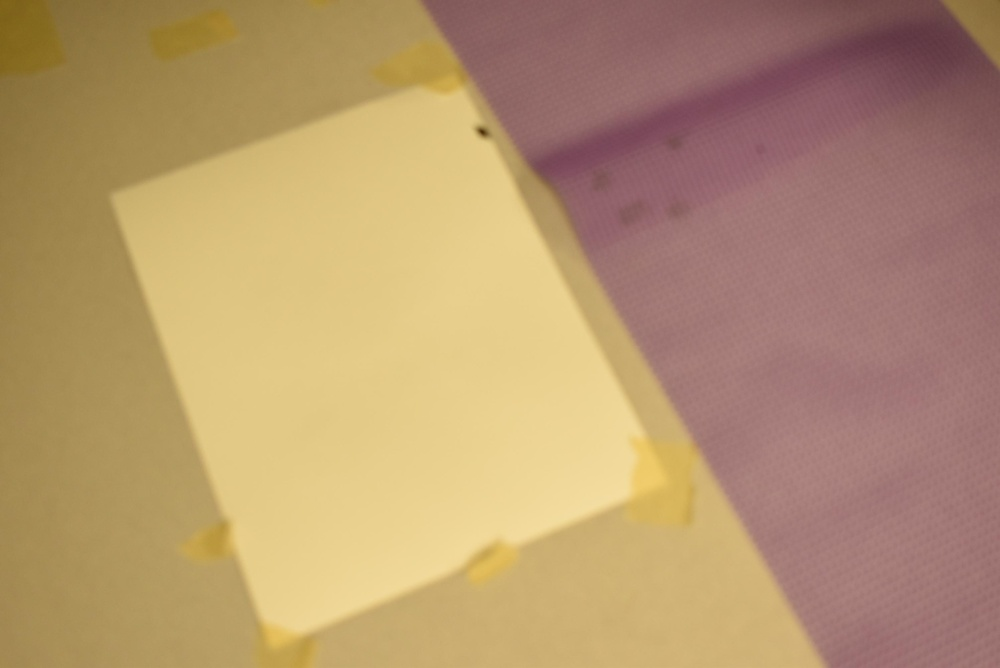
#> input picture src/scripts/calibration/000.jpg, 1000 x 668 px, shrunk from 2992 x 2000 before the run
$ python -i camera.py   (imports and definitions only)
#> lines starting #> are read from the running program, lines starting #| are printed output that depends on the picture; after the words box and inside, x2 and y2 are one past the last pixel; in counts of white or black regions, pixels touching at a corner belong together
#> further down, picture is the input picture: shape (668, 1000, 3); mean B, G, R 110.2, 149.7, 181.7
#! /usr/bin/env python3
import cv2
import numpy as np
import matplotlib.pyplot as plt
import pyrealsense2 as rs
# https://github.com/IntelRealSense/librealsense/blob/master/wrappers/python/examples/opencv_viewer_example.py

class WebCam():
    # [58 lines left out: functions __init__, get_rgb_image, get_depth_image, get_canvas, calibrate_canvas, test, not called in this run]

def increase_brightness(img, value=30):
    # https://stackoverflow.com/questions/32609098/how-to-fast-change-image-brightness-with-python-opencv
#> called with value = 30
    hsv = cv2.cvtColor(img, cv2.COLOR_BGR2HSV)
#> hsv: shape (668, 1000, 3); mean H, S, V 35.7, 100.4, 181.7
    h, s, v = cv2.split(hsv)
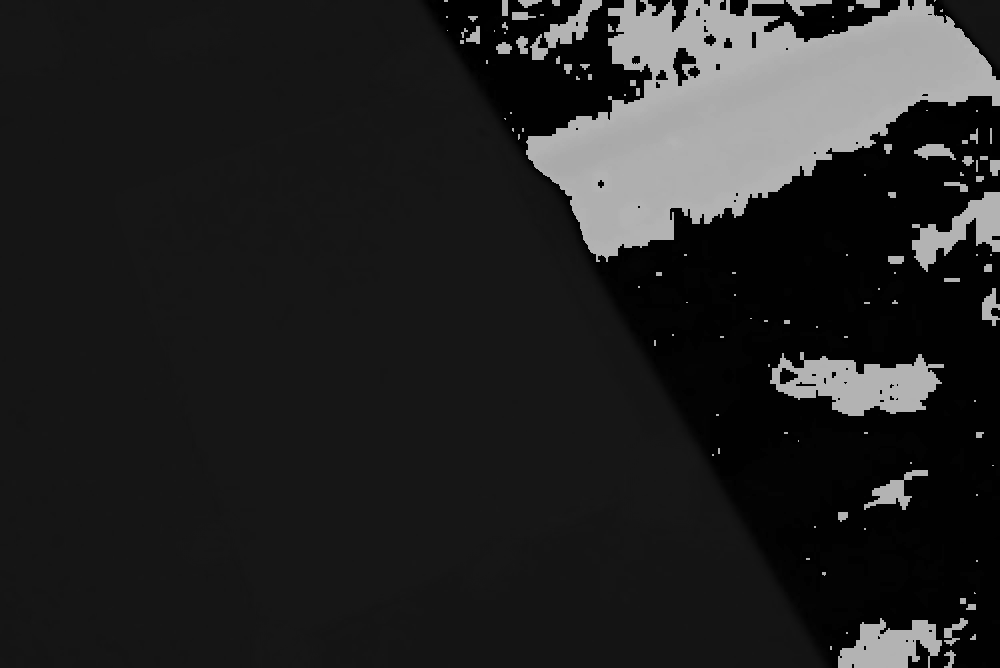
#> h: shape (668, 1000); min 0, max 179, mean 35.7
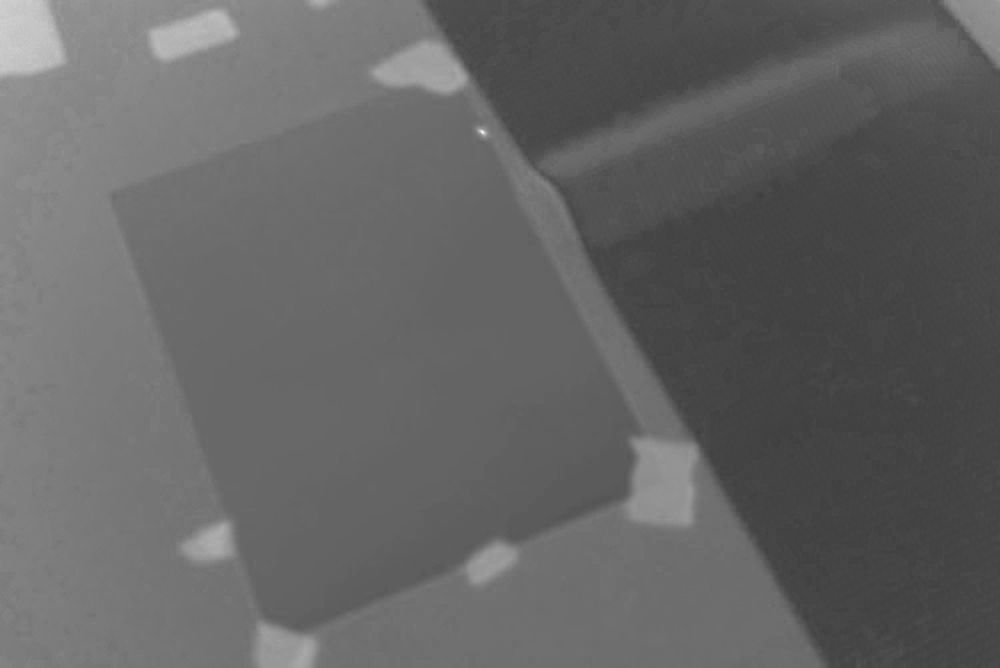
#> s: shape (668, 1000); min 63, max 248, mean 100.4
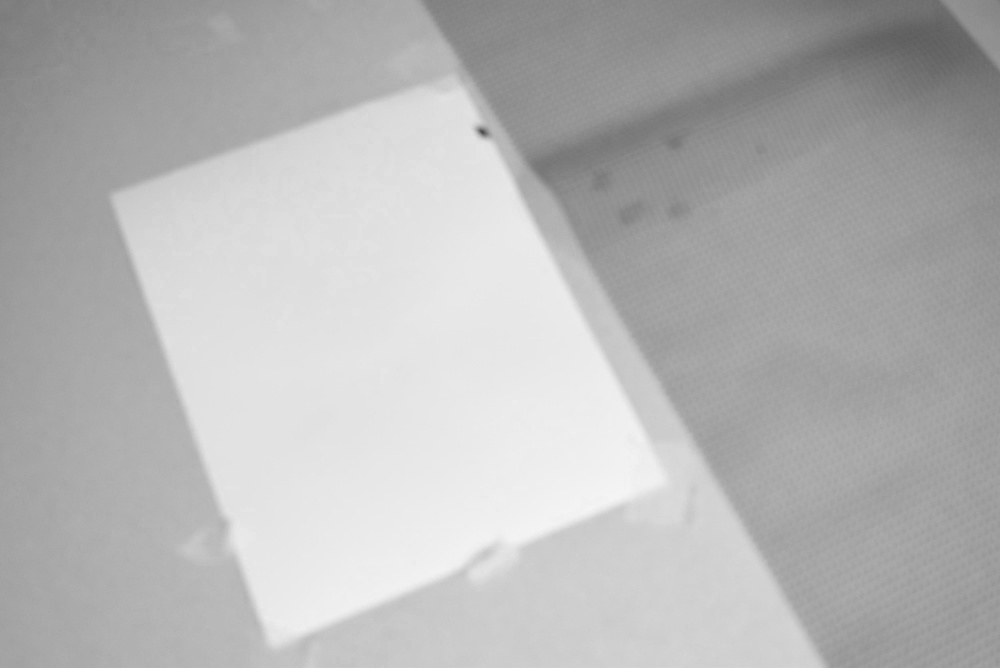
#> v: shape (668, 1000); min 76, max 245, mean 181.7

    lim = 255 - value
    v[v > lim] = 255
#> v: shape (668, 1000); 17.95% of pixels changed, all inside (x1, y1, x2, y2) = (189, 107, 667, 642)
    v[v <= lim] += value
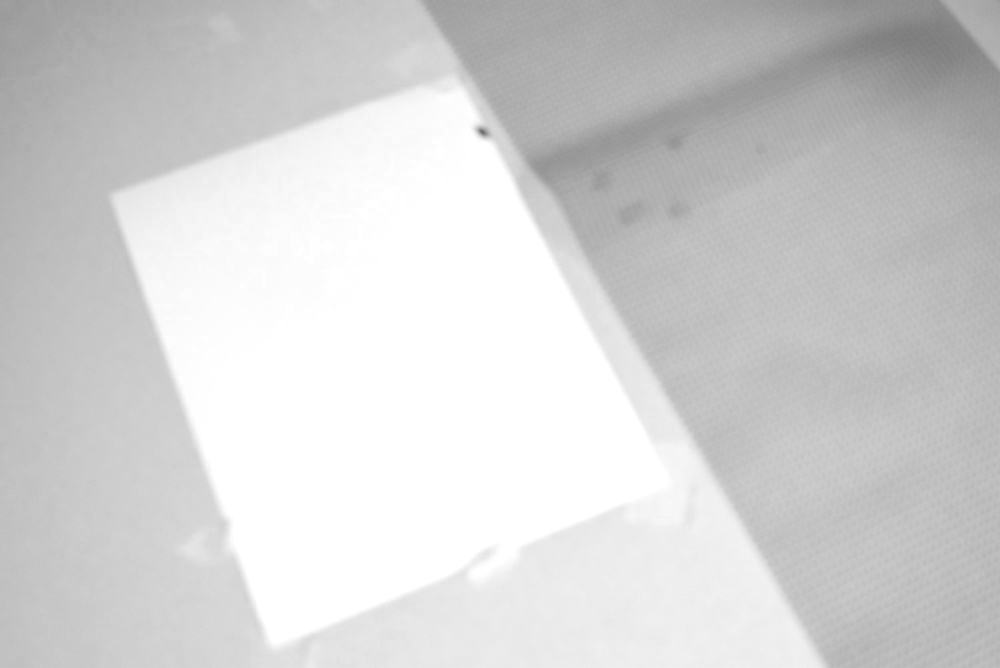
#> v: shape (668, 1000); min 106, max 255, mean 210.4

    final_hsv = cv2.merge((h, s, v))
#> final_hsv: shape (668, 1000, 3); mean H, S, V 35.7, 100.4, 210.4
    img = cv2.cvtColor(final_hsv, cv2.COLOR_HSV2BGR)
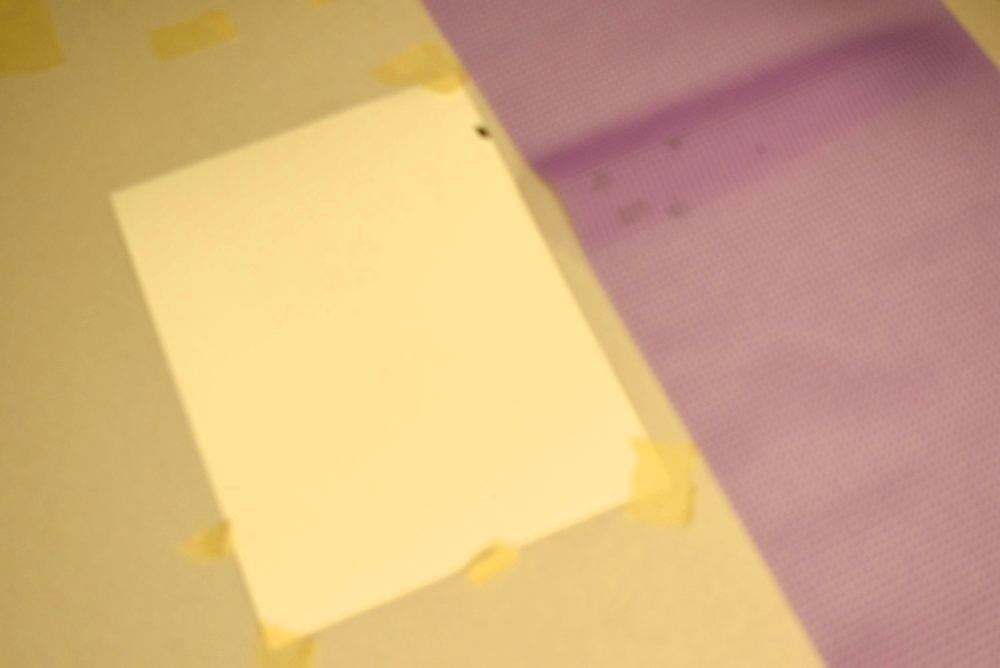
#> img: shape (668, 1000, 3); mean B, G, R 127.2, 172.5, 210.4
    return img

>>> import cv2
>>> picture = cv2.imread('calibration/000.jpg')
>>> result = increase_brightness(picture)
